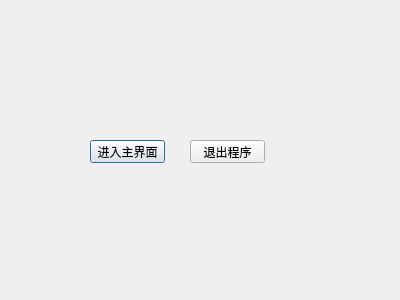
<?xml version="1.0" encoding="UTF-8"?>
<ui version="4.0">
 <class>Dialog</class>
 <widget class="QDialog" name="Dialog">
  <property name="geometry">
   <rect>
    <x>0</x>
    <y>0</y>
    <width>400</width>
    <height>300</height>
   </rect>
  </property>
  <property name="windowTitle">
   <string>Dialog</string>
  </property>
  <widget class="QPushButton" name="pushButton">
   <property name="geometry">
    <rect>
     <x>90</x>
     <y>140</y>
     <width>75</width>
     <height>23</height>
    </rect>
   </property>
   <property name="text">
    <string>进入主界面</string>
   </property>
  </widget>
  <widget class="QPushButton" name="pushButton_2">
   <property name="geometry">
    <rect>
     <x>190</x>
     <y>140</y>
     <width>75</width>
     <height>23</height>
    </rect>
   </property>
   <property name="text">
    <string>退出程序</string>
   </property>
  </widget>
 </widget>
 <layoutdefault spacing="6" margin="11"/>
 <resources/>
 <connections>
  <connection>
   <sender>pushButton_2</sender>
   <signal>clicked()</signal>
   <receiver>Dialog</receiver>
   <slot>close()</slot>
   <hints>
    <hint type="sourcelabel">
     <x>225</x>
     <y>155</y>
    </hint>
    <hint type="destinationlabel">
     <x>397</x>
     <y>0</y>
    </hint>
   </hints>
  </connection>
 </connections>
</ui>
